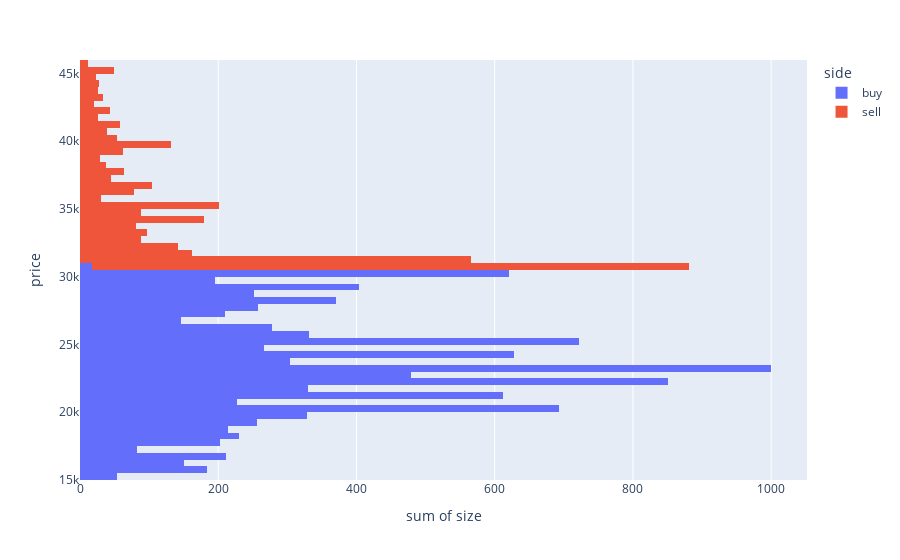

Write notebook code for a chart like this one.
### Code cell
market_simulator.plot_bid_ask()

### Figure 1 — Plotly figure (JSON) as saved in the notebook; plotly's stock layout.template omitted (floating-point values rounded to 4 significant figures; data arrays with more than 128 entries replaced by an {"elided": "..."} marker saying what was removed)
{"data": [{"alignmentgroup": "True", "bingroup": "y", "histfunc": "sum", "hovertemplate": "side=buy<br>sum of size=%{x}<br>price=%{y}<extra></extra>", "legendgroup": "buy", "marker": {"color": "#636efa", "pattern": {"shape": ""}}, "name": "buy", "offsetgroup": "buy", "orientation": "h", "showlegend": true, "type": "histogram", "x": {"elided": "13297 float values"}, "xaxis": "x", "y": {"elided": "13297 float values"}, "yaxis": "y"}, {"alignmentgroup": "True", "bingroup": "y", "histfunc": "sum", "hovertemplate": "side=sell<br>sum of size=%{x}<br>price=%{y}<extra></extra>", "legendgroup": "sell", "marker": {"color": "#EF553B", "pattern": {"shape": ""}}, "name": "sell", "offsetgroup": "sell", "orientation": "h", "showlegend": true, "type": "histogram", "x": {"elided": "10202 float values"}, "xaxis": "x", "y": {"elided": "10202 float values"}, "yaxis": "y"}], "layout": {"barmode": "relative", "legend": {"title": {"text": "side"}, "tracegroupgap": 0}, "margin": {"t": 60}, "xaxis": {"anchor": "y", "domain": [0, 1], "title": {"text": "sum of size"}}, "yaxis": {"anchor": "x", "domain": [0, 1], "title": {"text": "price"}}}}
